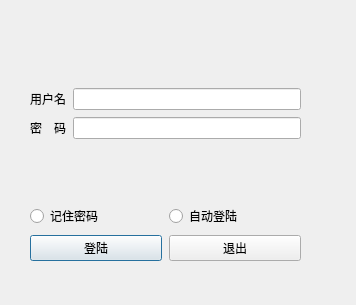
<?xml version="1.0" encoding="UTF-8"?>
<ui version="4.0">
 <class>loginForm</class>
 <widget class="QDialog" name="loginForm">
  <property name="windowModality">
   <enum>Qt::NonModal</enum>
  </property>
  <property name="geometry">
   <rect>
    <x>0</x>
    <y>0</y>
    <width>356</width>
    <height>305</height>
   </rect>
  </property>
  <property name="sizePolicy">
   <sizepolicy hsizetype="Preferred" vsizetype="Ignored">
    <horstretch>0</horstretch>
    <verstretch>0</verstretch>
   </sizepolicy>
  </property>
  <property name="windowTitle">
   <string>登陆界面</string>
  </property>
  <widget class="QWidget" name="verticalLayoutWidget_2">
   <property name="geometry">
    <rect>
     <x>30</x>
     <y>30</y>
     <width>271</width>
     <height>231</height>
    </rect>
   </property>
   <layout class="QVBoxLayout" name="verticalLayout_2" stretch="0,0,0">
    <property name="spacing">
     <number>7</number>
    </property>
    <property name="sizeConstraint">
     <enum>QLayout::SetDefaultConstraint</enum>
    </property>
    <item>
     <layout class="QFormLayout" name="formLayout">
      <property name="sizeConstraint">
       <enum>QLayout::SetDefaultConstraint</enum>
      </property>
      <property name="labelAlignment">
       <set>Qt::AlignLeading|Qt::AlignLeft|Qt::AlignVCenter</set>
      </property>
      <property name="formAlignment">
       <set>Qt::AlignLeading|Qt::AlignLeft|Qt::AlignVCenter</set>
      </property>
      <item row="0" column="0">
       <widget class="QLabel" name="label">
        <property name="enabled">
         <bool>true</bool>
        </property>
        <property name="sizePolicy">
         <sizepolicy hsizetype="Expanding" vsizetype="Preferred">
          <horstretch>0</horstretch>
          <verstretch>0</verstretch>
         </sizepolicy>
        </property>
        <property name="mouseTracking">
         <bool>false</bool>
        </property>
        <property name="text">
         <string>用户名</string>
        </property>
        <property name="textFormat">
         <enum>Qt::AutoText</enum>
        </property>
        <property name="scaledContents">
         <bool>false</bool>
        </property>
        <property name="alignment">
         <set>Qt::AlignCenter</set>
        </property>
        <property name="openExternalLinks">
         <bool>false</bool>
        </property>
       </widget>
      </item>
      <item row="0" column="1">
       <widget class="QLineEdit" name="lineEdit">
        <property name="sizePolicy">
         <sizepolicy hsizetype="Preferred" vsizetype="Fixed">
          <horstretch>0</horstretch>
          <verstretch>0</verstretch>
         </sizepolicy>
        </property>
       </widget>
      </item>
      <item row="1" column="1">
       <widget class="QLineEdit" name="lineEdit_2">
        <property name="sizePolicy">
         <sizepolicy hsizetype="Preferred" vsizetype="Fixed">
          <horstretch>0</horstretch>
          <verstretch>0</verstretch>
         </sizepolicy>
        </property>
        <property name="inputMethodHints">
         <set>Qt::ImhSensitiveData</set>
        </property>
       </widget>
      </item>
      <item row="1" column="0">
       <widget class="QLabel" name="label_2">
        <property name="enabled">
         <bool>true</bool>
        </property>
        <property name="sizePolicy">
         <sizepolicy hsizetype="Expanding" vsizetype="Preferred">
          <horstretch>0</horstretch>
          <verstretch>0</verstretch>
         </sizepolicy>
        </property>
        <property name="mouseTracking">
         <bool>false</bool>
        </property>
        <property name="tabletTracking">
         <bool>false</bool>
        </property>
        <property name="acceptDrops">
         <bool>false</bool>
        </property>
        <property name="text">
         <string>密　码</string>
        </property>
        <property name="textFormat">
         <enum>Qt::AutoText</enum>
        </property>
        <property name="scaledContents">
         <bool>false</bool>
        </property>
        <property name="alignment">
         <set>Qt::AlignCenter</set>
        </property>
        <property name="openExternalLinks">
         <bool>false</bool>
        </property>
       </widget>
      </item>
     </layout>
    </item>
    <item>
     <layout class="QHBoxLayout" name="horizontalLayout_3">
      <item>
       <widget class="QRadioButton" name="radioButton_2">
        <property name="text">
         <string>记住密码</string>
        </property>
       </widget>
      </item>
      <item>
       <widget class="QRadioButton" name="radioButton">
        <property name="text">
         <string>自动登陆</string>
        </property>
       </widget>
      </item>
     </layout>
    </item>
    <item>
     <layout class="QHBoxLayout" name="horizontalLayout">
      <item>
       <widget class="QPushButton" name="pushButton">
        <property name="text">
         <string>登陆</string>
        </property>
       </widget>
      </item>
      <item>
       <widget class="QPushButton" name="pushButton_2">
        <property name="text">
         <string>退出</string>
        </property>
       </widget>
      </item>
     </layout>
    </item>
   </layout>
  </widget>
 </widget>
 <resources/>
 <connections/>
</ui>
